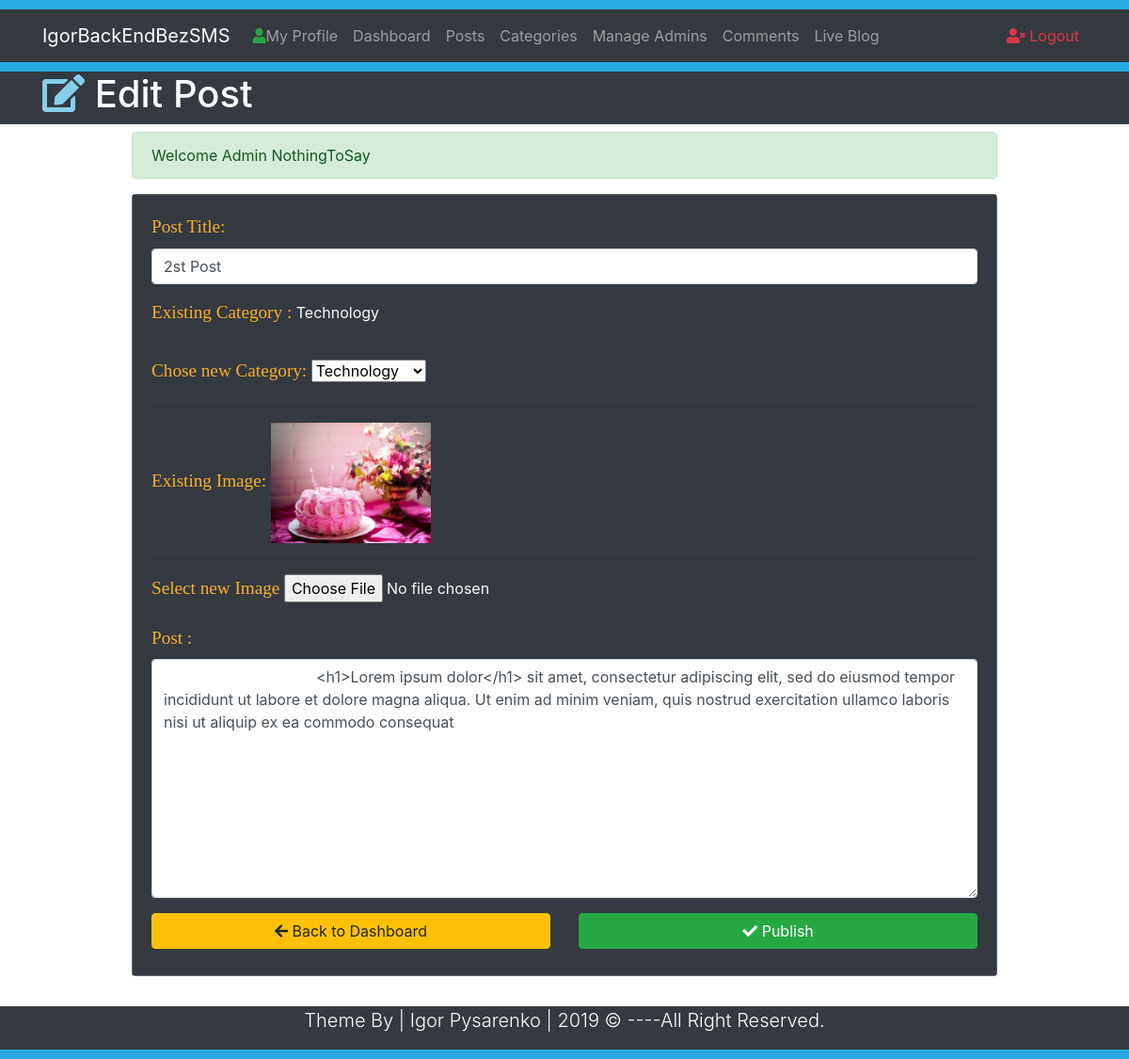
The page /EditPost.php?id=2 (signed in) on the database its author committed.
### tables this page shows
CREATE TABLE `posts` (
  `id` int(11) NOT NULL,
  `datetime` varchar(50) NOT NULL,
  `title` varchar(300) NOT NULL,
  `category` varchar(50) NOT NULL,
  `author` varchar(50) NOT NULL,
  `image` varchar(50) NOT NULL,
  `post` varchar(10000) NOT NULL
);

### EditPost.php (the view, shortened to what this page needs)
<?php require_once './includes/db.php';
require_once './includes/fucntion.php';
require_once './includes/sessions.php';
$search_query_parametr = $_GET['id'];
?>
<!doctype html>
<html lang="en">
  <head>
    <link rel="stylesheet" href="https://use.fontawesome.com/releases/v5.8.1/css/all.css">
    <link rel="stylesheet" href="https://stackpath.bootstrapcdn.com/bootstrap/4.3.1/css/bootstrap.min.css">
    <link rel="stylesheet" href="/css/style.css">
  </head>
  <body>
    <div style="height: 10px; background: #27aae1;"></div>
    <nav class="navbar navbar-expand-lg navbar-dark bg-dark">
        <div class="container">
            <a href="#" class="navbar-brand">IgorBackEndBezSMS</a>
            <div class="navbar-collapse collapse" id="navbarcollapseCMS">
            <ul class="navbar-nav mr-auto">
                <li class="nav-item">
                    <a href="MyProfile.php" class="nav-link">
                        <i class="fas fa-user text-success"></i>My Profile
                    </a>
                </li>
                <li class="nav-item">
                    <a href="Dashboard.php" class="nav-link">Dashboard</a>
                </li>
                <li class="nav-item">
                    <a href="Posts.php" class="nav-link">Posts</a>
                </li>
                <li class="nav-item">
                    <a href="Categories.php" class="nav-link">Categories</a>
                </li>
                <li class="nav-item">
                    <a href="Admins.php" class="nav-link">Manage Admins</a>
                </li>
                <li class="nav-item">
                    <a href="Comments.php" class="nav-link">Comments</a>
                </li>
                <li class="nav-item">
                    <a href="Blog.php?page=1" class="nav-link">Live Blog</a>
                </li>
            </ul>
            <ul class="navbar-nav ml-auto">
                <li class="nav-item">
                    <a class="nav-link text-danger" href="Logout.php"> <i class="fas fa-user-times"></i> Logout</a>
                </li>
            </ul>
        </div>
        </div>
    </nav>
    <div style="height: 10px; background: #27aae1;"></div>
    <header class="bg-dark text-white">
        <div class="container">
            <div class="row">
                <div class="col-md-12">
                <h1> <i class="fas fa-edit" style="color: skyblue;"></i> Edit Post</h1>
                </div>
            </div>
        </div>
    </header>
    <section class="container py-2 mb-4">
        <div class="row">
            <div class="offset-lg-1 col-lg-10">
            <?php
            echo success_massage();
            $sql = "SELECT * FROM posts WHERE id = '$search_query_parametr'";
            $stmt = $connecting->query($sql);
            while ($row = $stmt->fetch()) {
                $title_to_be_updated = $row['title'];
                $category_to_be_updated = $row['category'];
                $image_to_be_updated = $row['image'];
                $post_to_be_updated = $row['post'];
            }
            ?>
                <form action="EditPost.php?id=<?php echo $search_query_parametr;?>" method="post" enctype="multipart/form-data">
                    <div class="card bg-secondary text-light">
                        <div class="card-body bg-dark">
                            <div class="form-group">
                                <label for="PostTitle"><span class="fieldinfo"> Post Title: </span></label>
                                <input class="form-control" type="text" name="PostTitle" id="title" value="<?php echo $title_to_be_updated; ?>">
                            </div>
                            <div class="form-group">
                                <span class="fieldinfo">Existing Category :</span>
                                <?php echo $category_to_be_updated;?>
                                <hr>
                                <label for="CategoryTitle"><span class="fieldinfo"> Chose new Category: </span></label>
                                <select class="from-control" name="Category" id="CategoryTitle">
                                    <?php
                                    $sql = "SELECT id, title FROM category";
                                    $stmt = $connecting->query($sql);
                                    ?>
                                    <?php while ($rows = $stmt->fetch()):?>
                                    <?php
                                    $category_name = $rows['title'];
                                    ?>
                                    <option><?php echo $category_name; ?></option>
                                    <?php endwhile;?>
                                </select>
                            </div>
                            <div class="form-group">
                                <hr>
                                <span class="fieldinfo">Existing Image: </span>
                                <img src="./upload/<?php echo $image_to_be_updated; ?>" width="170px;" alt="post-image">
                                <hr>
                                <label for="imageSelect"><span class="fieldinfo">Select new Image</span></label>
                                <input type="file" name="image" id="imageSelect">
                            </div>
                            <div class="form-group">
                                <label for="post"><span class="fieldinfo">Post :</span></label>
                                <textarea class="form-control" name="postDesc" id="post" cols="30" rows="10">
                                    <?php echo $post_to_be_updated;?>
                                </textarea>
                            </div>
                            <div class="row">
                                <div class="col-lg-6 mb-2">
                                    <a href="Dashboard.php" class="btn btn-warning btn-block">
                                        <i class="fas fa-arrow-left"></i>
                                        Back to Dashboard
                                    </a>
                                </div>
                                <div class="col-lg-6 mb-2">
                                   <button type='submit' name="submit" class="btn btn-success btn-block">
                                   <i class="fas fa-check"></i>
                                   Publish
                                   </button>
                                </div>
                            </div>
                        </div>
                    </div>
                </form>
            </div>
        </div>
    </section>
    <?php require_once 'footer.php';?>

### css/style.css (style rules this page uses)
.fieldinfo { color: rgb(251,174,44); font-family: 'Times New Roman', Times, serif; font-size: 1.2em; }

### rows shown on the page
posts: PostTitle "2st Post", category "Technology", image (picture), postDesc "<h1>Lorem ipsum dolor</h1> sit amet, consectetur adipiscing elit, sed do eiusmod tempor incididunt ut labore et dolore magna aliqua. Ut enim ad minim veniam, quis nostrud exercitation ullamco laboris nisi ut aliquip ex ea commodo consequat"

### other values the page prints
success_massage() "Welcome Admin NothingToSay"
form field Category "Technology"
